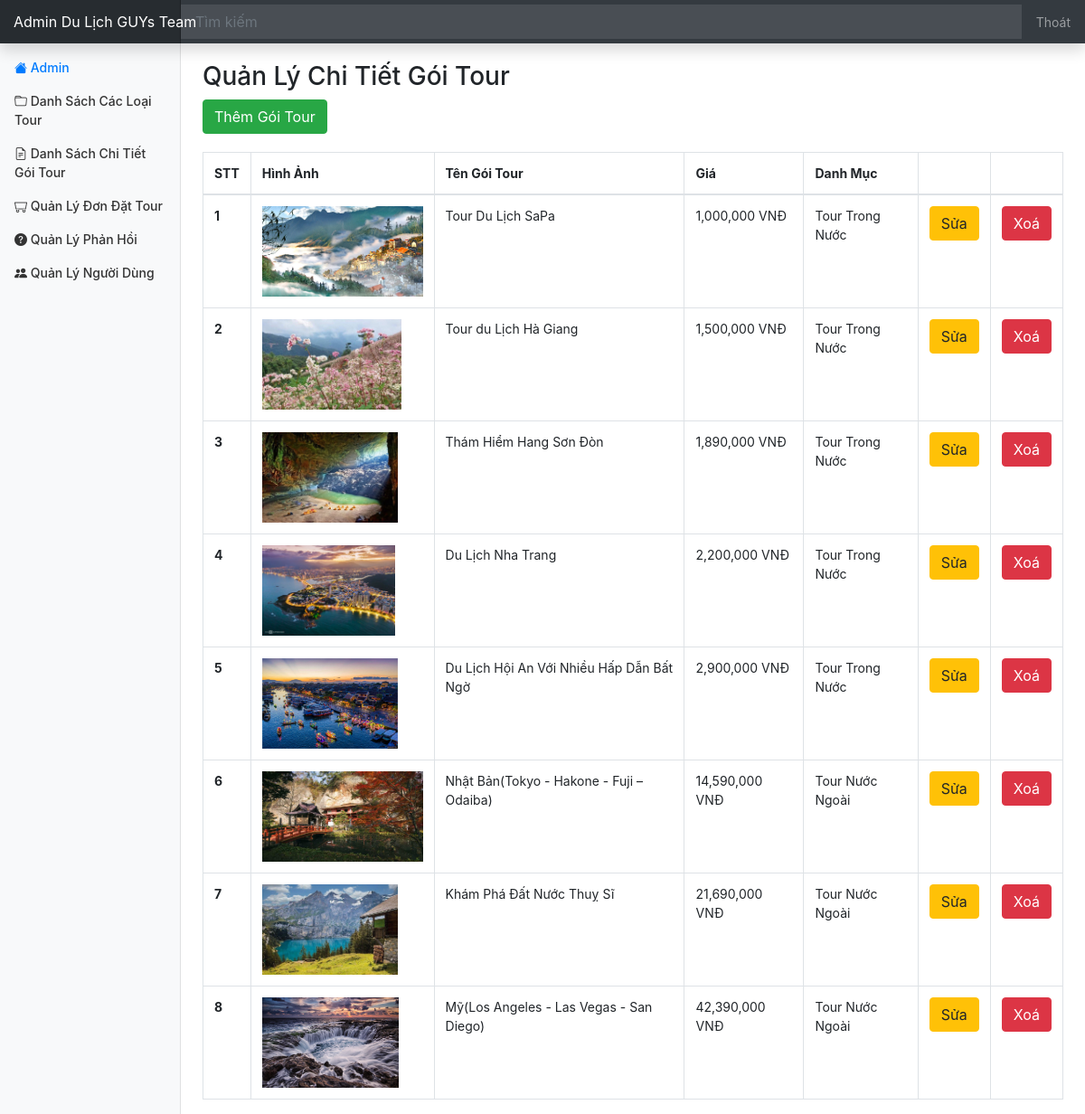
The app's page /admin/tour/index.php (signed in) with its own data.
### tables this page shows
CREATE TABLE `Product` (
  `id` int(11) NOT NULL,
  `category_id` int(11) DEFAULT NULL,
  `title` varchar(350) DEFAULT NULL,
  `price` int(11) DEFAULT NULL,
  `discount` int(11) DEFAULT NULL,
  `thumbnail` varchar(500) DEFAULT NULL,
  `description` longtext DEFAULT NULL,
  `created_at` datetime DEFAULT NULL,
  `updated_at` datetime DEFAULT NULL,
  `deleted` int(11) DEFAULT NULL
);

CREATE TABLE `Category` (
  `id` int(11) NOT NULL,
  `name` varchar(100) NOT NULL
);

### database/dbhelper.php (called while the page is built, shortened)
<?php
function executeResult($sql, $isSingle = false) {
	$data = null;
	$conn = mysqli_connect(HOST, USERNAME, PASSWORD, DATABASE);
	mysqli_set_charset($conn, 'utf8');
	$resultset = mysqli_query($conn, $sql);
	if($isSingle) {
		$data = mysqli_fetch_array($resultset, 1);
	} else {
		$data = [];
		while(($row = mysqli_fetch_array($resultset, 1)) != null) {
			$data[] = $row;
		}
	}
	return $data;
}

### utils/utility.php (called while the page is built, shortened)
<?php
function fixUrl($thumbnail, $rootPath = "../../") {
	if(stripos($thumbnail, 'http://') !== false || stripos($thumbnail, 'https://') !== false) {
	} else {
		$thumbnail = $rootPath.$thumbnail;
	}
	return $thumbnail;
}

### admin/tour/index.php (the view, shortened to what this page needs)
<?php
	$baseUrl = '../';
	require_once('../layouts/header.php');
	$sql = "select Product.*, Category.name as category_name from Product left join Category on Product.category_id = Category.id where Product.deleted = 0";
	$data = executeResult($sql);
?>
<div class="row" style="margin-top: 20px;">
	<div class="col-md-12 table-responsive">
		<h3>Quản Lý Chi Tiết Gói Tour</h3>
		<a href="editor.php"><button class="btn btn-success">Thêm Gói Tour</button></a>
		<table class="table table-bordered table-hover" style="margin-top: 20px;">
			<thead>
				<tr>
					<th>STT</th>
					<th>Hình Ảnh</th>
					<th>Tên Gói Tour</th>
					<th>Giá</th>
					<th>Danh Mục</th>
					<th style="width: 50px"></th>
					<th style="width: 50px"></th>
				</tr>
			</thead>
			<tbody>
<?php
	$index = 0;
	foreach($data as $item) {
		echo '<tr>
					<th>'.(++$index).'</th>
					<td><img src="'.fixUrl($item['thumbnail']).'" style="height: 100px"/></td>
					<td>'.$item['title'].'</td>
					<td>'.number_format($item['discount']).' VNĐ</td>
					<td>'.$item['category_name'].'</td>
					<td style="width: 50px">
						<a href="editor.php?id='.$item['id'].'"><button class="btn btn-warning">Sửa</button></a>
					</td>
					<td style="width: 50px">
						<button onclick="deleteProduct('.$item['id'].')" class="btn btn-danger">Xoá</button>
					</td>
				</tr>';
	}
?>
			</tbody>
		</table>
	</div>
</div>
<?php
	require_once('../layouts/footer.php');
?>

### admin/layouts/header.php (shortened to what this page needs)
<?php
  require_once($baseUrl.'../utils/utility.php');
  require_once($baseUrl.'../database/dbhelper.php');
?>
<!DOCTYPE html>
<html>
<head>
	<link rel="stylesheet" href="https://maxcdn.bootstrapcdn.com/bootstrap/4.4.1/css/bootstrap.min.css">
	<link rel="stylesheet" type="text/css" href="<?=$baseUrl?>../assets/css/dashboard.css">
	<link rel="stylesheet" href="https://cdn.jsdelivr.net/npm/bootstrap-icons@1.6.1/font/bootstrap-icons.css">
</head>
<body>
<nav class="navbar navbar-dark fixed-top bg-dark flex-md-nowrap p-0 shadow">
  <a class="navbar-brand col-sm-3 col-md-2 mr-0" href="#">Admin Du Lịch GUYs Team</a>
  <input class="form-control form-control-dark w-100" type="text" placeholder="Tìm kiếm" aria-label="Search">
  <ul class="navbar-nav px-3">
    <li class="nav-item text-nowrap">
      <a class="nav-link" href="<?=$baseUrl?>authen/logout.php">Thoát</a>
    </li>
  </ul>
</nav>
<div class="container-fluid">
  <div class="row">
    <nav class="col-md-2 d-none d-md-block bg-light sidebar">
      <div class="sidebar-sticky">
        <ul class="nav flex-column">
          <li class="nav-item">
            <a class="nav-link active" href="<?=$baseUrl?>">
              <i class="bi bi-house-fill"></i>
              Admin
            </a>
          </li>
          <li class="nav-item">
            <a class="nav-link" href="<?=$baseUrl?>category">
              <i class="bi bi-folder"></i>
              Danh Sách Các Loại Tour
            </a>
          </li>
          <li class="nav-item">
            <a class="nav-link" href="<?=$baseUrl?>tour">
              <i class="bi bi-file-earmark-text"></i>
              Danh Sách Chi Tiết Gói Tour
            </a>
          </li>
          <li class="nav-item">
            <a class="nav-link" href="<?=$baseUrl?>order">
              <i class="bi bi-minecart"></i>
              Quản Lý Đơn Đặt Tour
            </a>
          </li>
          <li class="nav-item">
            <a class="nav-link" href="<?=$baseUrl?>feedback">
              <i class="bi bi-question-circle-fill"></i>
              Quản Lý Phản Hồi
            </a>
          </li>
          <li class="nav-item">
            <a class="nav-link" href="<?=$baseUrl?>user">
              <i class="bi bi-people-fill"></i>
              Quản Lý Người Dùng
            </a>
          </li>
        </ul>
      </div>
    </nav>
    <main role="main" class="col-md-9 ml-sm-auto col-lg-10 px-4">

### admin/layouts/footer.php
    </main>
  </div>
</div>
</body>
</html>

### assets/css/dashboard.css (style rules this page uses)
body { font-size: .875rem; }
.sidebar { position: fixed; top: 0; bottom: 0; left: 0; z-index: 100; padding: 48px 0 0; box-shadow: inset -1px 0 0 rgba(0, 0, 0, .1); }
.sidebar-sticky { position: relative; top: 0; height: calc(100vh - 48px); padding-top: .5rem; overflow-x: hidden; overflow-y: auto; }
.sidebar .nav-link { font-weight: 500; color: #333; }
.sidebar .nav-link.active { color: #007bff; }
[role="main"] { padding-top: 48px; }
.navbar-brand { padding-top: .75rem; padding-bottom: .75rem; font-size: 1rem; background-color: rgba(0, 0, 0, .25); box-shadow: inset -1px 0 0 rgba(0, 0, 0, .25); }
.navbar .form-control { padding: .75rem 1rem; border-width: 0; border-radius: 0; }
.form-control-dark { color: #fff; background-color: rgba(255, 255, 255, .1); border-color: rgba(255, 255, 255, .1); }

### records on screen
product: thumbnail (picture), title "Tour Du Lịch SaPa", discount "1,000,000", category.name "Tour Trong Nước"
product: thumbnail (picture), title "Tour du Lịch Hà Giang", discount "1,500,000", category.name "Tour Trong Nước"
product: thumbnail (picture), title "Thám Hiểm Hang Sơn Đòn", discount "1,890,000", category.name "Tour Trong Nước"
product: thumbnail (picture), title "Du Lịch Nha Trang", discount "2,200,000", category.name "Tour Trong Nước"
product: thumbnail (picture), title "Du Lịch Hội An Với Nhiều Hấp Dẫn Bất Ngờ", discount "2,900,000", category.name "Tour Trong Nước"
product: thumbnail (picture), title "Nhật Bản(Tokyo - Hakone - Fuji – Odaiba)", discount "14,590,000", category.name "Tour Nước Ngoài"
product: thumbnail (picture), title "Khám Phá Đất Nước Thuỵ Sĩ", discount "21,690,000", category.name "Tour Nước Ngoài"
product: thumbnail (picture), title "Mỹ(Los Angeles - Las Vegas - San Diego)", discount "42,390,000", category.name "Tour Nước Ngoài"
